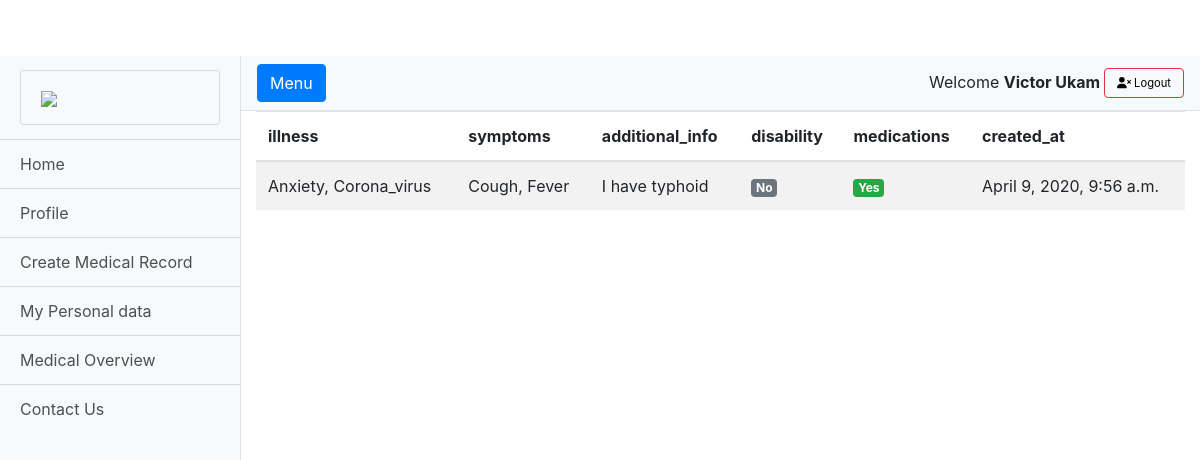
Page /record-detail/1/ (signed in) on the committed database.
### medicalapp/models.py (models this page shows, shortened)
class MedicalHistory(models.Model):
    Anxiety = 'Anxiety'
    Arthritis = 'Arthritis'
    Asthma = 'Asthma'
    Anemia = 'Anemia'
    Cancer = 'Cancer'
    Corona_virus = 'Corona_virus'
    Diabetes = 'Diabetes'
    Ebola = 'Ebola'
    HIV = 'HIV'
    ILLNESS_CHOICES = (
        (Anxiety, "Anxiety"),
        (Arthritis, "Arthritis"),
        (Asthma, "Asthma"),
        (Anemia, "Anemia"),
        (Cancer, "Cancer"),
        (Corona_virus, "Corona_virus"),
        (Diabetes, "Diabetes"),
        (Ebola, "Ebola"),
        (HIV, "HIV"),
    )
    user = models.ForeignKey(User, on_delete=models.CASCADE)
    illness = MultiSelectField(choices=ILLNESS_CHOICES, max_length=50)
    symptoms = models.CharField(max_length=100)
    additional_info = models.CharField(max_length=100)
    disability = models.BooleanField(default=False)
    medications = models.BooleanField(default=False)
    created_at = models.DateTimeField(default=timezone.now)

### medicalapp/views/home.py (the view)
# urls.py: path('record-detail/<int:id>/', RecordDetailView.as_view(), name='medical-record-detail'),
class RecordDetailView(DetailView):
    model = MedicalHistory
    template_name = 'record_detail.html'
    context_object_name = 'record'
    pk_url_kwarg = 'id'

### medicalapp/templatetags/is_already_applied.py (called while the page is built)
@register.filter(name='has_group')
def has_group(user, group_name):
    group = Group.objects.get(name=group_name)
    return True if group in user.groups.all() else False

### templates/record_detail.html (shortened to what this page needs)
{% extends 'base.html' %}
{% load static %}
{% block content %}
{% include 'sidebar.html' %}
    <section>
        <div class="container">
            <div class="row">
                <div class="col-lg-12">
                    <div class="table-responsive">
                        <table class="table table-striped table-hover table-client-dashboard">
                            <thead>
                            <tr>
                                <th>illness</th>
                                <th>symptoms</th>
                                <th>additional_info</th>
                                <th>disability</th>
                                <th>medications</th>
                                <th>created_at</th>
                            </tr>
                            </thead>
                            <tbody>
                                <tr>
                                    <td>
                                        {{ object.illness }}
                                    </td>
                                    <td>
                                        {{ object.symptoms }}
                                    </td>
                                    <td>
                                        {{ object.additional_info }}
                                    </td>
                                    {% if object.disability %}
                                    <td>
                                        <span class="badge badge-success">Yes</span>
                                    </td>
                                    {% else %}
                                    <td>
                                        <span class="badge badge-secondary">No</span>
                                    </td>
                                    {% endif %}
                                    {% if object.medications %}
                                    <td>
                                        <span class="badge badge-success">Yes</span>
                                    </td>
                                    {% else %}
                                    <td>
                                        <span class="badge badge-secondary">No</span>
                                    </td>
                                    {% endif %}
                                    <td>
                                        {{ object.created_at }}
                                    </td>
                            </tbody>
                        </table>
                    </div>
                </div>
            </div>
        </div>
    </section>
{% endblock %}

### templates/sidebar.html (shortened to what this page needs)
{% load static %}
{% load is_already_applied %}
 <div class="d-flex" id="wrapper">
    <div class="bg-light border-right" id="sidebar-wrapper">
      <div class="sidebar-heading">
          <a href="{% url 'home' %}" class="list-group-item list-group-item-action bg-light">
          <img style="width: 100%;" src="{% static 'img/healthpeople-41.jpg' %}">
          </a>
      </div>
      {% if user.is_authenticated %}
      <div class="list-group list-group-flush">
          <a href="{% url 'home' %}" class="list-group-item list-group-item-action bg-light">Home</a>
        <a href="{% url 'profile' %}" class="list-group-item list-group-item-action bg-light">Profile</a>
        <a href="{% url 'create-medical-record' %}" class="list-group-item list-group-item-action bg-light">Create Medical Record</a>
        <a href="{% url 'medical-record-list' %}" class="list-group-item list-group-item-action bg-light">My Personal data</a>
        <a href="{% url 'pie-chart' %}" class="list-group-item list-group-item-action bg-light">Medical Overview</a>
        <a href="{% url 'contact' %}" class="list-group-item list-group-item-action bg-light">Contact Us</a>
      </div>
      {% endif %}
    </div>
    <div id="page-content-wrapper">
      <nav class="navbar navbar-expand-lg navbar-light bg-light border-bottom">
        <button class="btn btn-primary" id="menu-toggle">Menu</button>
        <div class="collapse navbar-collapse" id="navbarSupportedContent">
            <ul class="navbar-nav ml-auto mt-2 mt-lg-0">
            {% if user.is_authenticated %}
            <li class="nav-item">
               Welcome <b>{{ user.first_name }} {{user.last_name}} </b>
                <button type="button" style="font-size: 70%;" class="btn btn-outline-danger">
                  <a href="{% url 'logout' %}" style="color:black;">
                      <i class="fa fa-user-times"></i> Logout
                  </a>
               </button>
            </li>
                {% endif %}
          </ul>
        </div>
      </nav>

### static/css/simple-sidebar.css (style rules this page uses)
body { overflow-x: hidden; }
#sidebar-wrapper { min-height: 100vh; margin-left: -15rem; -webkit-transition: margin .25s ease-out; -moz-transition: margin .25s ease-out; -o-transition: margin .25s ease-out; transition: margin .25s ease-out; }
#sidebar-wrapper .sidebar-heading { padding: 0.875rem 1.25rem; font-size: 1.2rem; }
#sidebar-wrapper .list-group { width: 15rem; }
#page-content-wrapper { min-width: 100vw; }
@media (min-width: 768px) { #sidebar-wrapper { margin-left: 0; } }
@media (min-width: 768px) { #page-content-wrapper { min-width: 0; width: 100%; } }

### static/css/full-width-pics.css (style rules this page uses)
body { padding-top: 56px; }

### rows in the picture
MedicalHistory: illness "Anxiety, Corona_virus", symptoms "Cough, Fever", additional_info "I have typhoid", created_at "April 9, 2020, 9:56 a.m."

### other values in the picture
{{ user.first_name }} "Victor"
{{ user.last_name }} "Ukam"
